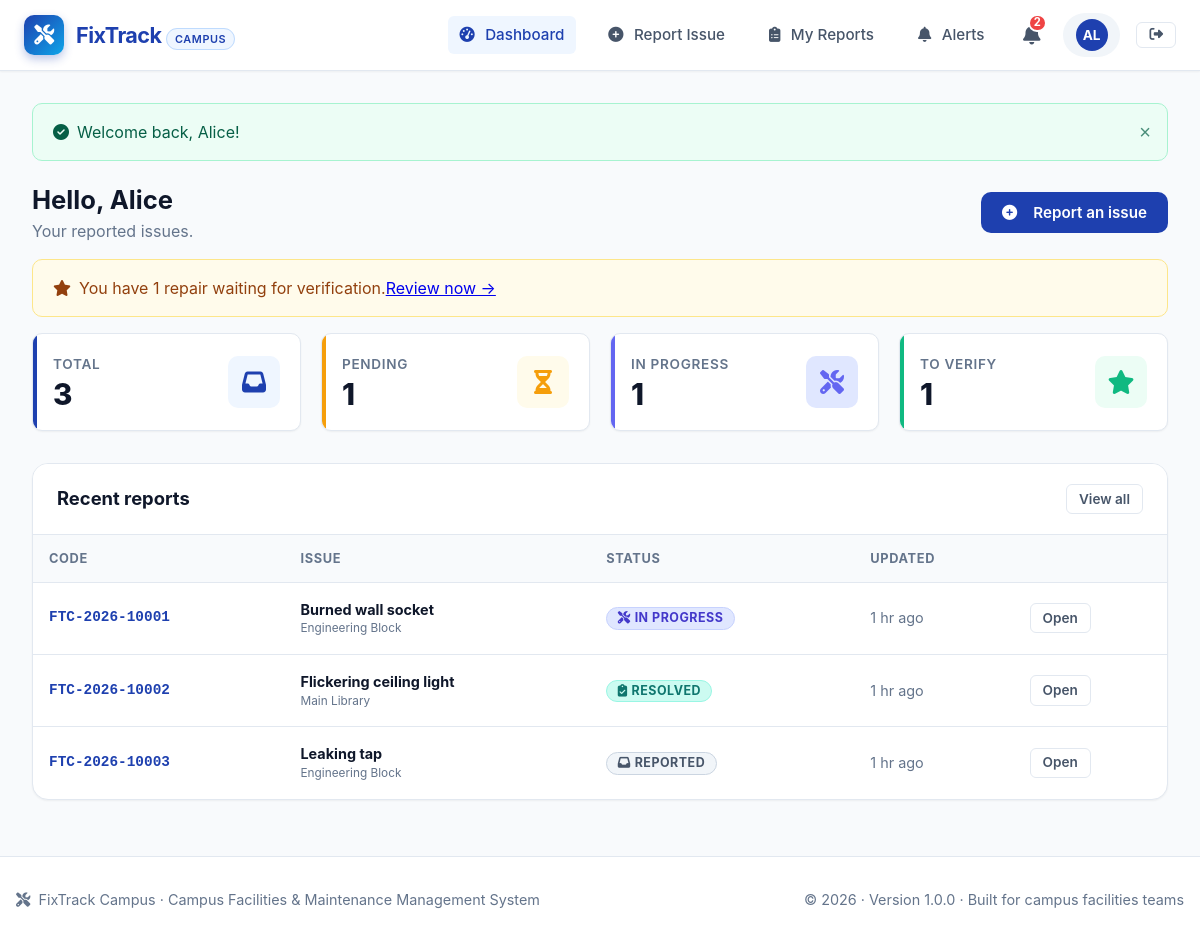
The app's page /student/dashboard.php (signed in) with its own data.
### tables this page shows
CREATE TABLE reports (
    id INT AUTO_INCREMENT PRIMARY KEY,
    tracking_code VARCHAR(30) NOT NULL UNIQUE,
    student_id INT NOT NULL,
    category_id INT NOT NULL,
    facility_id INT NOT NULL,
    room_number VARCHAR(100) NOT NULL,
    title VARCHAR(200) NOT NULL,
    description TEXT NOT NULL,
    priority ENUM('low', 'medium', 'high', 'critical') NOT NULL DEFAULT 'medium',
    status ENUM('REPORTED', 'UNDER REVIEW', 'APPROVED', 'ASSIGNED', 'IN PROGRESS',
                'RESOLVED', 'VERIFIED', 'CLOSED', 'REJECTED') NOT NULL DEFAULT 'REPORTED',
    deadline DATETIME NULL,
    rejection_reason TEXT NULL,
    resolved_at DATETIME NULL,
    verified_at DATETIME NULL,
    closed_at DATETIME NULL,
    created_at DATETIME NOT NULL DEFAULT CURRENT_TIMESTAMP,
    updated_at DATETIME NOT NULL DEFAULT CURRENT_TIMESTAMP ON UPDATE CURRENT_TIMESTAMP,
    CONSTRAINT fk_report_student FOREIGN KEY (student_id) REFERENCES users(id) ON DELETE CASCADE,
    CONSTRAINT fk_report_category FOREIGN KEY (category_id) REFERENCES categories(id) ON DELETE RESTRICT,
    CONSTRAINT fk_report_facility FOREIGN KEY (facility_id) REFERENCES facilities(id) ON DELETE RESTRICT,
    INDEX idx_report_tracking (tracking_code),
    INDEX idx_report_status (status),
    INDEX idx_report_priority (priority)
);

CREATE TABLE facilities (
    id INT AUTO_INCREMENT PRIMARY KEY,
    name VARCHAR(150) NOT NULL,
    building_code VARCHAR(30) NOT NULL UNIQUE,
    campus_zone VARCHAR(100) NOT NULL,
    description TEXT NULL,
    total_floors INT DEFAULT 1,
    is_active TINYINT(1) NOT NULL DEFAULT 1,
    created_at DATETIME NOT NULL DEFAULT CURRENT_TIMESTAMP
);

### student/dashboard.php (the view, shortened to what this page needs)
<?php
require_once __DIR__ . '/../includes/functions.php';
$pdo = get_db();
$uid = (int)$_SESSION['user_id'];
function count_for_student(PDO $pdo, int $uid, string $where): int {
    $stmt = $pdo->prepare("SELECT COUNT(*) FROM reports WHERE student_id = ? AND $where");
    $stmt->execute([$uid]);
    return (int)$stmt->fetchColumn();
}
$total      = count_for_student($pdo, $uid, '1=1');
$pending    = count_for_student($pdo, $uid, "status IN ('REPORTED','UNDER REVIEW','APPROVED')");
$active     = count_for_student($pdo, $uid, "status IN ('ASSIGNED','IN PROGRESS')");
$awaiting   = count_for_student($pdo, $uid, "status = 'RESOLVED'");
$stmt = $pdo->prepare("SELECT r.*, c.name AS category_name, f.name AS facility_name
    FROM reports r JOIN categories c ON c.id = r.category_id
    JOIN facilities f ON f.id = r.facility_id
    WHERE r.student_id = ? ORDER BY r.updated_at DESC LIMIT 5");
$stmt->execute([$uid]);
$reports = $stmt->fetchAll();
include __DIR__ . '/../includes/header.php';
?>
<div class="d-flex justify-between align-center mb-4" style="flex-wrap:wrap;gap:1rem">
    <div><h1 style="font-size:1.6rem">Hello, <?= e(explode(' ', $_SESSION['user_name'])[0]) ?></h1><p class="text-muted">Your reported issues.</p></div>
    <a href="<?= e(url('student/report-new.php')) ?>" class="btn btn-primary"><i class="fas fa-circle-plus mr-2"></i>Report an issue</a>
</div>
<?php if ($awaiting): ?><div class="alert alert-warning mb-4"><i class="fas fa-star mr-2"></i>You have <?= (int)$awaiting ?> repair waiting for verification. <a href="<?= e(url('student/reports.php?status=RESOLVED')) ?>">Review now &rarr;</a></div><?php endif; ?>
<div class="stats-grid">
    <div class="stat-card blue"><div class="stat-info"><div class="stat-label">Total</div><div class="stat-value"><?= (int)$total ?></div></div><div class="stat-icon"><i class="fas fa-inbox"></i></div></div>
    <div class="stat-card orange"><div class="stat-info"><div class="stat-label">Pending</div><div class="stat-value"><?= (int)$pending ?></div></div><div class="stat-icon"><i class="fas fa-hourglass-half"></i></div></div>
    <div class="stat-card indigo"><div class="stat-info"><div class="stat-label">In progress</div><div class="stat-value"><?= (int)$active ?></div></div><div class="stat-icon"><i class="fas fa-screwdriver-wrench"></i></div></div>
    <div class="stat-card green"><div class="stat-info"><div class="stat-label">To verify</div><div class="stat-value"><?= (int)$awaiting ?></div></div><div class="stat-icon"><i class="fas fa-star"></i></div></div>
</div>
<div class="card">
    <div class="card-header d-flex justify-between align-center"><h2 class="card-title">Recent reports</h2><a class="btn btn-outline btn-sm" href="<?= e(url('student/reports.php')) ?>">View all</a></div>
    <div class="card-body p-0">
        <?php if (!$reports): ?><div class="empty-state"><i class="fas fa-inbox"></i><h3>No reports yet</h3></div>
        <?php else: ?><div class="table-responsive"><table class="table">
            <thead><tr><th>Code</th><th>Issue</th><th>Status</th><th>Updated</th><th></th></tr></thead><tbody>
            <?php foreach ($reports as $r): ?><tr>
                <td class="tracking-code"><?= e($r['tracking_code']) ?></td>
                <td><strong><?= e($r['title']) ?></strong><div class="x-small text-muted"><?= e($r['facility_name']) ?></div></td>
                <td><?= format_status_badge($r['status']) ?></td>
                <td class="small text-muted nowrap"><?= e(time_ago($r['updated_at'])) ?></td>
                <td><a class="btn btn-outline btn-sm" href="<?= e(url('student/report-view.php?id=' . (int)$r['id'])) ?>">Open</a></td>
            </tr><?php endforeach; ?>
            </tbody></table></div>
        <?php endif; ?>
    </div>
</div>
<?php include __DIR__ . '/../includes/footer.php'; ?>

### includes/functions.php (shortened to what this page needs)
<?php
function url(string $path = ''): string {
    return rtrim(BASE_URL, '/') . '/' . ltrim($path, '/');
}
function e(?string $value): string {
    return htmlspecialchars((string)($value ?? ''), ENT_QUOTES, 'UTF-8');
}
function format_status_badge(string $status): string {
    $colorClass = 'badge-secondary';
    $icon = 'info-circle';
    switch (strtoupper($status)) {
        case STATUS_REPORTED:
            $colorClass = 'badge-status-reported';
            $icon = 'inbox';
            break;
        case STATUS_IN_PROGRESS:
            $colorClass = 'badge-status-inprogress';
            $icon = 'tools';
            break;
        case STATUS_RESOLVED:
            $colorClass = 'badge-status-resolved';
            $icon = 'clipboard-check';
            break;
    }
    return '<span class="badge ' . $colorClass . '"><i class="fas fa-' . $icon . ' mr-1"></i> ' . e($status) . '</span>';
}
function time_ago(?string $datetime): string {
    $time = strtotime($datetime);
    $diff = time() - $time;
    if ($diff < 86400) {
        $h = floor($diff / 3600);
        return $h . ($h == 1 ? ' hr ago' : ' hrs ago');
    }
    return date('M j, Y', $time);
}
function get_flash(string $type): ?string {
    $key = 'flash_' . $type;
    if (isset($_SESSION[$key])) {
        $msg = $_SESSION[$key];
        return $msg;
    }
    return null;
}
function render_flash_messages(): string {
    $html = '';
    $types = ['success' => 'check-circle', 'error' => 'exclamation-circle', 'warning' => 'exclamation-triangle', 'info' => 'info-circle'];
    foreach ($types as $type => $icon) {
        $msg = get_flash($type);
        if ($msg) {
            $alertClass = ($type === 'error') ? 'alert-danger' : 'alert-' . $type;
            $html .= '<div class="alert ' . $alertClass . ' alert-dismissible fade show" role="alert">
                <i class="fas fa-' . $icon . ' mr-2"></i> ' . e($msg) . '
                <button type="button" class="close-btn" onclick="this.parentElement.remove()" aria-label="Close">&times;</button>
            </div>';
        }
    }
    return $html;
}

### assets/css/pages.css (style rules this page uses)
.tracking-code { font-family: ui-monospace, Menlo, monospace; font-size: .85rem; font-weight: 700; color: var(--primary); white-space: nowrap; }
.small { font-size: .82rem; }
.x-small { font-size: .74rem; }
.nowrap { white-space: nowrap; }

### records on screen
reports: tracking_code "FTC-2026-10001", title "Burned wall socket", facility.name "Engineering Block", status "IN PROGRESS", updated_at "1 hr ago"
reports: tracking_code "FTC-2026-10002", title "Flickering ceiling light", facility.name "Main Library", status "RESOLVED", updated_at "1 hr ago"
reports: tracking_code "FTC-2026-10003", title "Leaking tap", facility.name "Engineering Block", status "REPORTED", updated_at "1 hr ago"

### other values on screen
$link[0] "Dashboard"
$link[0] "Report Issue"
$link[0] "My Reports"
$link[0] "Alerts"
$unread "2"
mb_substr($user['name'], 0, 2) "AL"
$msg "Welcome back, Alice!"
explode(' ', $_SESSION['user_name'])[0] "Alice"
$awaiting "1"
$total "3"
$pending "1"
$active "1"
APP_NAME "FixTrack Campus"
APP_TAGLINE "Campus Facilities & Maintenance Management System"
APP_VERSION "1.0.0"
